Frame 1 (no input): blank canvas, image omitted
Frame 60 (the mouse pressed at the canvas centre just before this capture): blank canvas, image omitted
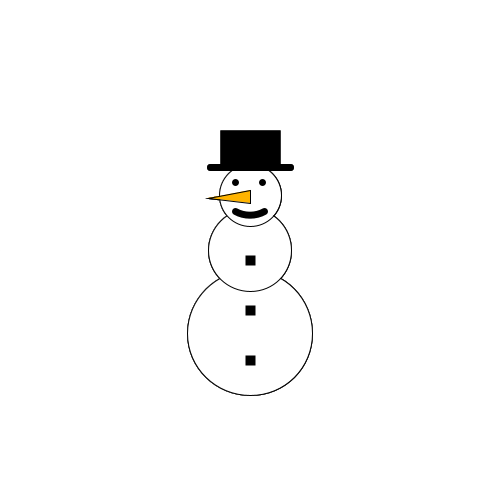
Frame 120 (the mouse held since frame 60 and released just before this capture)

The Processing sketch whose frames 1 and 60 were blank and that drew this single picture after the mouse press (run headless with seeded random() and noise(); from frame 60 on, the mouse is pressed at the canvas centre):

// Processing sketch: processing_108715
// ── processing_108715.pde

void setup()
{
  size(500, 500);
  background(255);
  frameRate(30);
}
void draw()
{
  noStroke();
  fill(255, 255, 255, 64);
  rect(0, 0, height, width);
  
  stroke(0);
  strokeWeight(1);
  fill(255);
  ellipse(mouseX, height / 2 + mouseX / 3, mouseX / 2, mouseX / 2);
  ellipse(mouseX, height / 2, mouseX / 3, mouseX / 3);
  ellipse(mouseX, height / 2 - mouseX * 30 / 135, mouseX / 4, mouseX / 4);
  
  fill(255, 180, 0);
  triangle(mouseX, height / 2 - mouseX * 19 / 100, mouseX, height / 2 - mouseX * 24 / 100, mouseX * 5 / 6, height / 2 - mouseX * 21 / 100);
  
  fill(0);
  strokeWeight((mouseX * 15) / width);
  strokeCap(ROUND);
  line(mouseX * 420 / 500, height / 2 - mouseX / 3, mouseX * 580 / 500, height / 2 - mouseX / 3);
  point(mouseX * 470 / 500, height / 2 - mouseX * 137 / 500);
  point(mouseX * 525 / 500, height / 2 - mouseX * 137 / 500);
  noFill();
  arc(mouseX, height / 2 - mouseX * 30 / 135, mouseX / 5, mouseX / 6, radians(55), radians(125));
  strokeWeight((mouseX * 20) / width);
  strokeCap(PROJECT);
  fill(0);
  rect(mouseX * 450 / 500, height / 2 - mouseX * 230 / 500, mouseX * 100 / 500, mouseX * 60 / 500);
  point(mouseX, width / 2 +  mouseX * 20 / 500);
  point(mouseX, width / 2 +  mouseX * 120 / 500);
  point(mouseX, width / 2 +  mouseX * 220 / 500);
}
